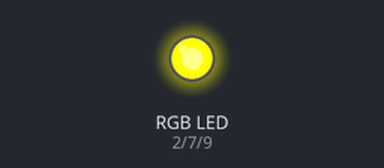
This sketch was run on a simulated Arduino Uno, built with avr-gcc and run on an emulated ATmega328P. Parts: an RGB LED mixed from three pins (HIGH = lit).

Above: at 0.1 s.
Timing chart, 0 to 1.6 s (numbered marks = the images above):
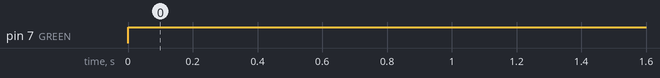

Measured:
- by itself, pin 7 (GREEN): LOW → HIGH at 0.00 s

The sketch:

MyRGBLED.ino
```cpp
//www.elegoo.com
//2016.12.8

// Define Pins
#define BLUE 9
#define GREEN 7
#define RED 2

void setup()
{
pinMode(RED, OUTPUT);
pinMode(GREEN, OUTPUT);
pinMode(BLUE, OUTPUT);
digitalWrite(RED, HIGH);
digitalWrite(GREEN, LOW);
digitalWrite(BLUE, LOW);
}

// define variables
int redValue;
int greenValue;
int blueValue;

// main loop
void loop(){

 analogWrite(RED,255);
 analogWrite(GREEN,255);

}
```
